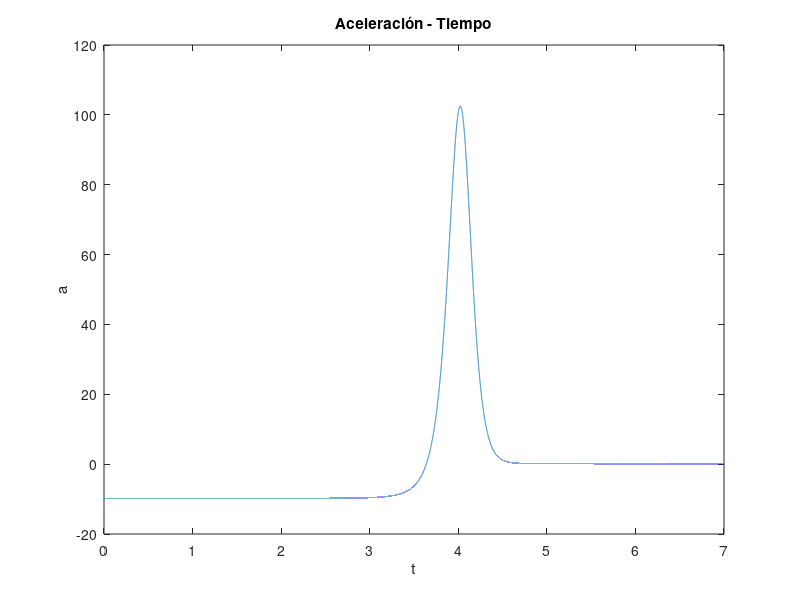

Source code (MATLAB):
format long
radio = 0.5; 
Corriente = 1000000000;
mu0 = 4 * pi * 10^-7;
masaAnillo = 550;
momentoIman = 4*Corriente*pi*radio^2;
% Resistencia del material, en este caso Cobre
longEspira = 2*pi*radio;
resC = 1.72*10^-8;
% Área donde afecta la resistencia
areaEfectiva = longEspira*3;
% Resistencia a través de la espira o anillo
R = resC*(longEspira/areaEfectiva);

f = @(v) v;
g = @(z, v) -9.81 - ((9*(momentoIman^2)*(mu0^2)*(radio^4))/ ...
    (4*R * masaAnillo))*(z^2/(z^2 + radio^2)^5)*v;
h = 0.0001;
t = 0:h:7;
a = zeros(size(t));
v = zeros(size(t));
v(1) = 0;
s = zeros(size(t));
s(1) = 100;


for i = 1:length(t) - 1
    K1 = f(v(i));
    L1 = g(s(i), v(i));
    a(i) = L1;
    
    K2 = f(v(i) + L1 * h/2);
    L2 = g(s(i) + K1 * h/2,v(i) + L1 * h/2);
    
    K3 = f(v(i) + L2 * h/2);
    L3 = g(s(i)+ K2*h/2,v(i)+L2*h/2);
    
    K4 = f(v(i) + L3 * h);
    L4 = g(s(i) + K3 * h,v(i) + L3 * h);
    
    s(i + 1) = s(i) + (1/6)*(K1 + 2*K2 + 2*K3 + K4) * h;
    v(i + 1) = v(i) + (1/6)*(L1 + 2*L2 + 2*L3 + L4) * h;
end

plot(t,s)
title('Posición - Tiempo');
xlabel('t');
ylabel('s');

plot(t,v)
title('Velocidad - Tiempo');
xlabel('t');
ylabel('v');

plot(t,a)
title('Aceleración - Tiempo');
xlabel('t');
ylabel('a');